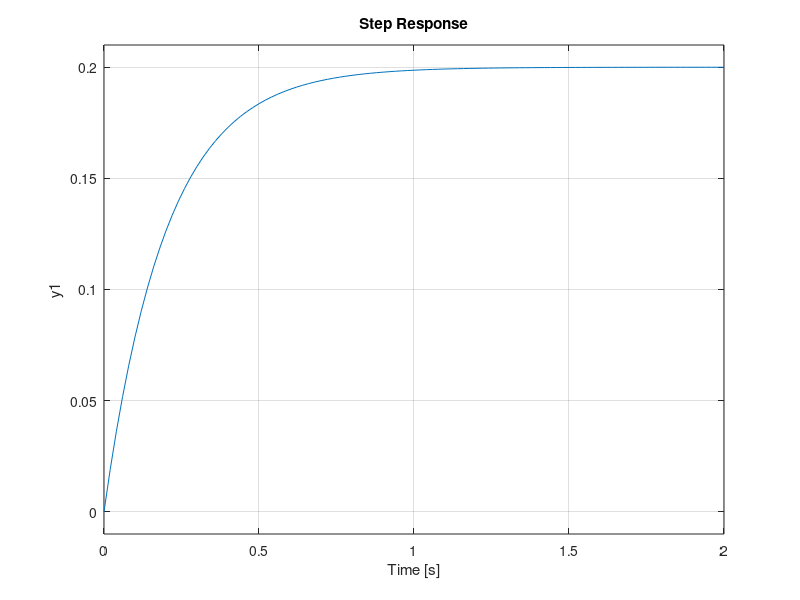

MATLAB code for this plot:
%plots the step response of G(s) of hw 2 question 2
sys = tf([1], [ 1 5]);%Transfer function
step(sys) %plots the step response